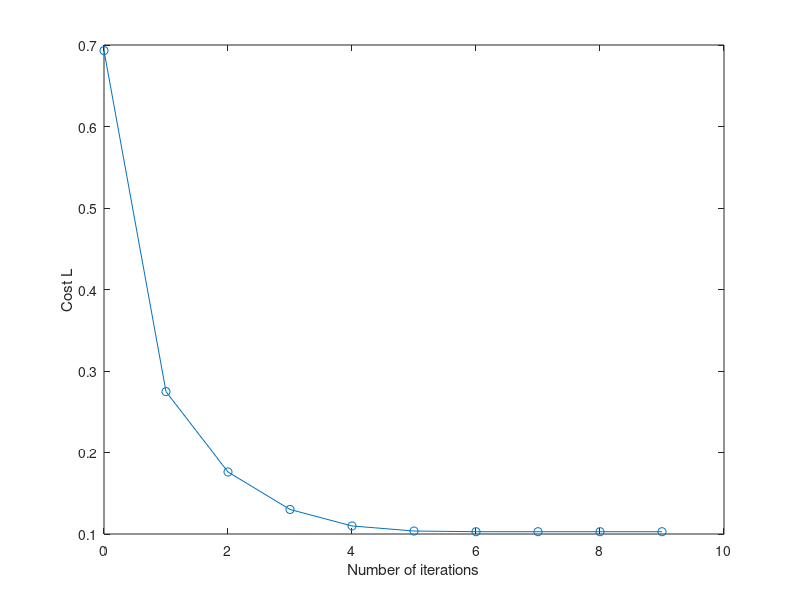
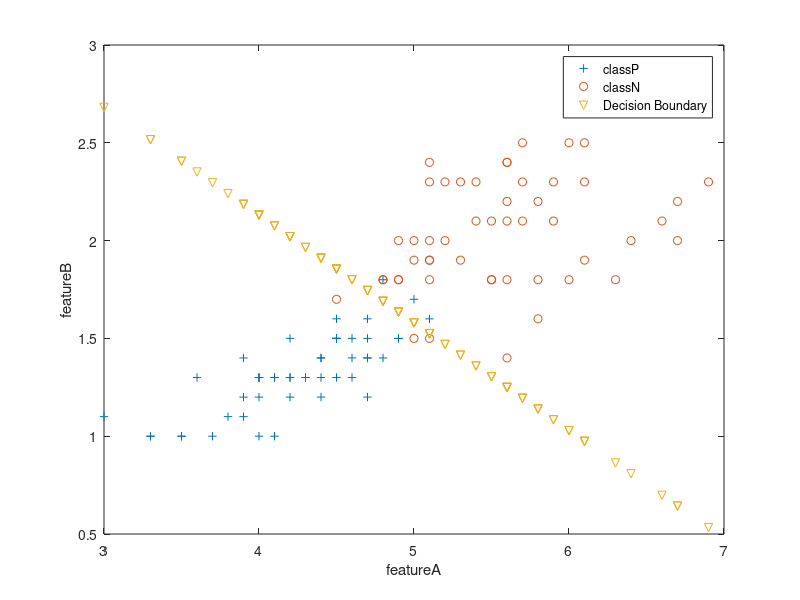

The MATLAB source for these figures, in order:
clear
clc
%% 資料整理 變數設定
load('iris.txt')
dataSet = load('iris.txt');
x = dataSet([51:150],[3,4]);
y = [ones(1,50),ones(1,50)-1]';
x=[ones(length(y),1) x];
L = zeros(10, 1);

m = length(y);
w = zeros(3,1);
sigmoid = inline('1./ (1.0 + exp(-z))'); %1./ (1.0 + exp(-z))       exp(z)./ (1.0 + exp(z))
pos = find(y == 1);
neg = find(y == 0);
S = find(y==1 | y==0);

%% Newton' method 迭代10次¸
for iterations = 1:10
    P = sigmoid(x * w);   
   
    L(iterations) = sum(-y.*log(P)-(1-y).*log(1- P(S)))/m;
    
    delta_L = sum(repmat((y-P),1,3).*x);
    
    F = x'*(repmat((P.*(1-P)),1,3).*x);
    
    w = w + inv(F)*delta_L';
end

%% 畫圖
figure
plot(0:9, L, 'o-')
xlabel('Number of iterations')
ylabel('Cost L')

figure
plot(x(pos, 2), x(pos,3), '+'); hold on
plot(x(neg, 2), x(neg, 3), 'o')
plot(x(:,2), (-w(1).*x(:,1) - w(2).*x(:,2))/w(3), 'v');
legend('classP', 'classN', 'Decision Boundary');
xlabel('featureA')
ylabel('featureB')

hold off


